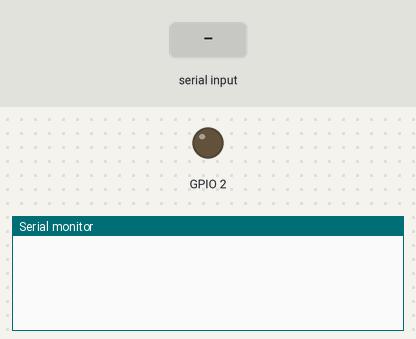
This sketch was run on a simulated ESP32. On the bench: output pins drawn as LEDs (lit = HIGH), the last lines printed to the serial monitor. The test bench sets the inputs (shaded band).

Above: at 1.2 s.
1.3 s: byte 30 received over Serial
At 2.5 s:
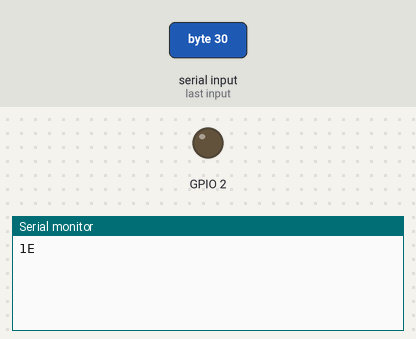
2.8 s: byte 90 received over Serial
At 3.9 s:
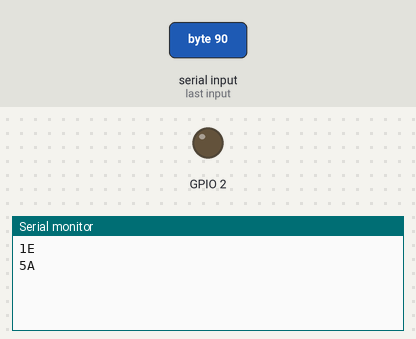
4.3 s: byte 120 received over Serial
At 5.1 s:
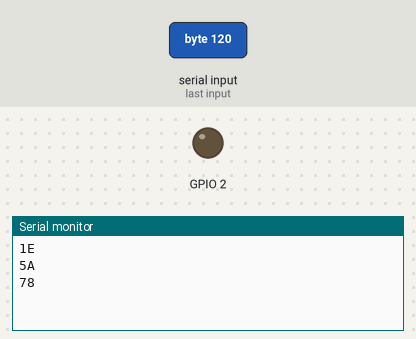

Measured:
- after the input at 1.3 s, the serial monitor: prints a new line at once (image 1)
- after the input at 2.8 s, the serial monitor: prints a new line at once (image 2)
- after the input at 4.3 s, the serial monitor: prints a new line at once (image 3)

The sketch:

Read_String2Hex.ino
```cpp
int incomingByte = 0;   // for incoming serial data
void setup() {
  Serial.begin(115200);//設置串列傳輸速率為115200 bps
  pinMode(LED_BUILTIN,OUTPUT);//ESP32-WROOM-32D开发板的内置LED在第九引脚上，所以这里我们驱动D9
}
void loop() {
   if (Serial.available() > 0) {
                // read the incoming byte:
                while (Serial.available() > 0)
                  {
                      incomingByte = Serial.read();
                     Serial.println(incomingByte,HEX);
                         //HEXfor arduino display data in Hexicimal format
                  }
            }
}
```
